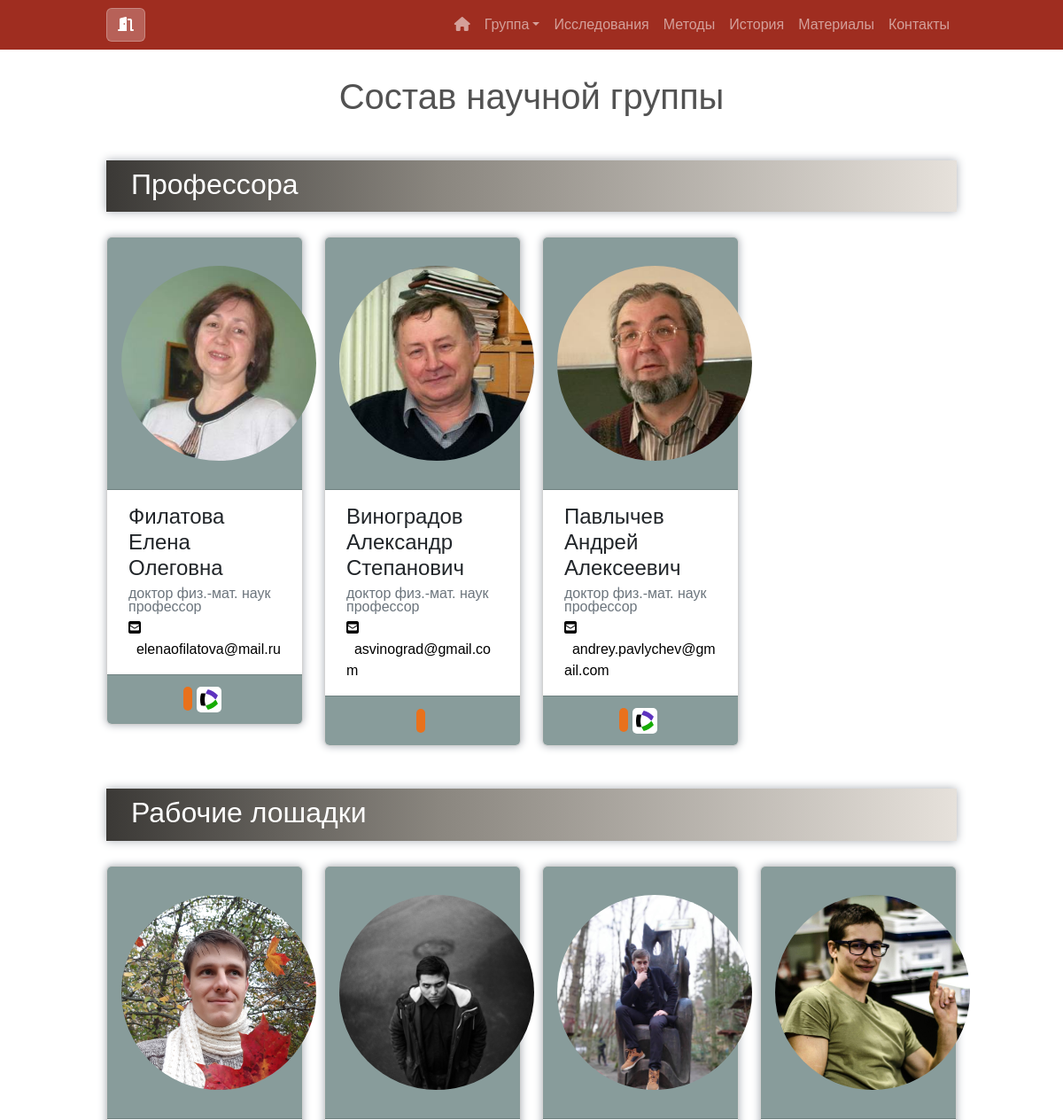
Page /employees (upper part) on the earlier database version.
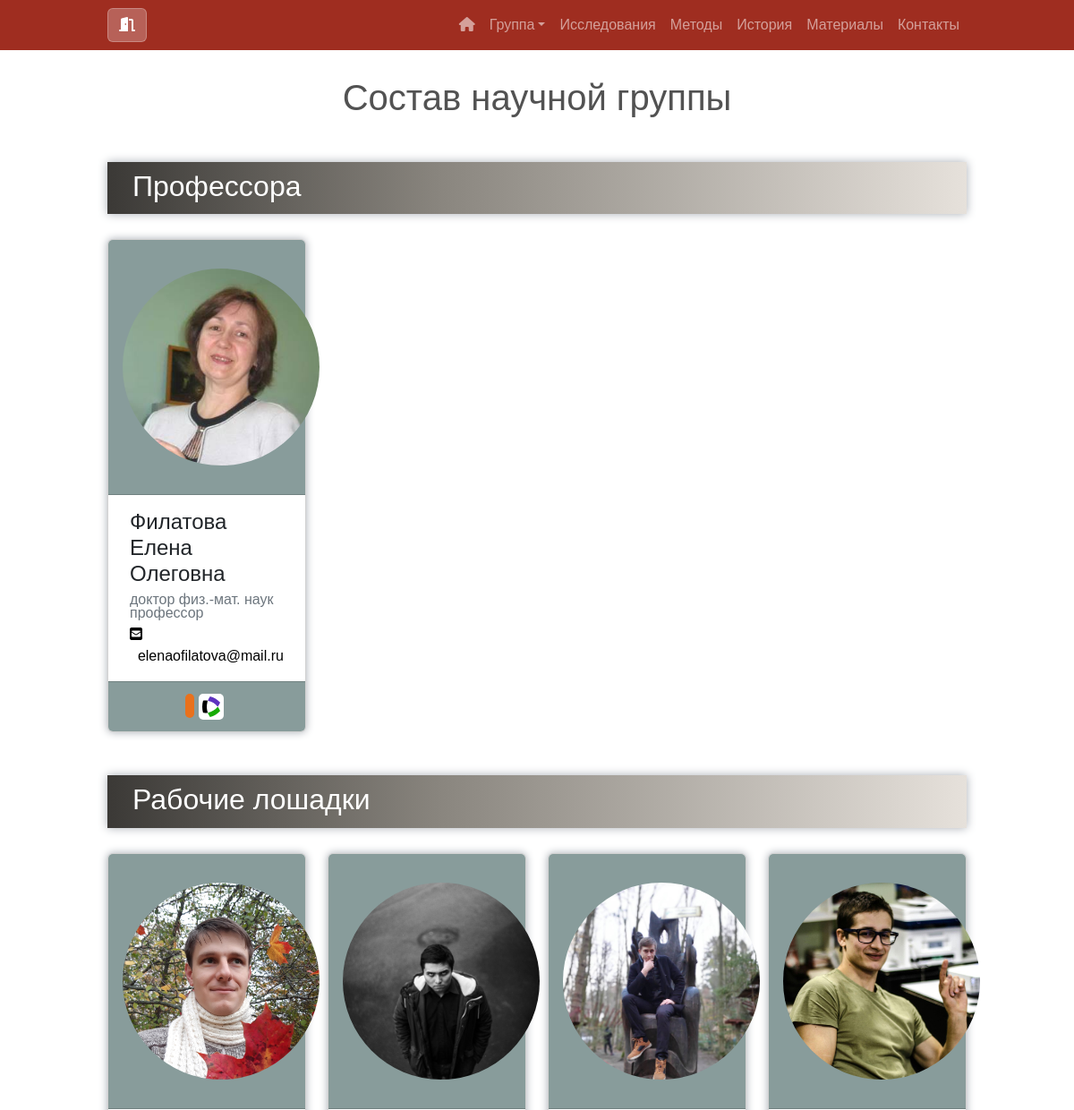
Same page on the later database version.
### basic_pages/models.py (models this page shows, shortened)
class Employee (db.Model):
    id = db.Column(db.Integer, primary_key=True, autoincrement=True)
    label = db.Column(db.String, nullable=False)
    name = db.Column(db.String, nullable=False)
    degree = db.Column(db.String, nullable=True)
    position = db.Column(db.String, nullable=False)
    img = db.Column(db.String, nullable=True)
    rg = db.Column(db.String, nullable=True)
    sc = db.Column(db.String, nullable=True)
    publons = db.Column(db.String, nullable=True)
    orcid = db.Column(db.String, nullable=True)
    phone = db.Column(db.String, nullable=True)
    email = db.Column(db.String(50), nullable=True)

### basic_pages/views.py (the view)
@basic.route('/employees')
def peoples():
    data_employees = {'professor': [], 'work_horse': [], 'student': []}
    data = db.session.query(Employee).all()
    for employee in data:
        data_employees[employee.label].append(employee)
    return render_template("employees.html", title="Состав лаборатории", data_employees=data_employees)

### main.py (called while the page is built)
@app.context_processor
def global_variables():
    login_form = LoginForm()
    return dict(login_form=login_form)

### templates/employees.html (shortened to what this page needs)
{% include "header.html" %}
<section id="Content">
    <div class="container-fluid">
        <h1 class="text-center">Состав научной группы</h1>
            {% set label_desc = {'professor': 'Профессора', 'work_horse': 'Рабочие лошадки', 'student': 'Студенты'} %}
            {% for label in data_employees %}
                <div class="employee-type-row row mt-5 mb-1 mx-0 pt-2 pb-1 px-3">
                <h2>{{ label_desc[label] }}</h2>
                </div>
                <div class="row">
                {% for employee in data_employees[label] %}
                    <div class="col-lg-3 col-md-6 col-sm-1 gy-4">
                        <div class="card employee-card">
                            <div class="card-header employee-card-header">
                                <div class="profile-img-box">
                                    <img src="{{ url_for('static', filename='img/{}'.format(employee.img)) }}" alt="profile image" class="img-fluid card-img-top">
                                </div>
                            </div>
                            <div class="card-body px-4 employee-card-body">
                                <div class="name-in-card">
                                    <h4 class="card-title mb-2">{{ employee.name }}</h4>
                                    {% if employee.degree %}
                                        <h6 class="card-subtitle text-secondary">{{ employee.degree }}</h6>
                                    {% endif %}
                                    {% if employee.position %}
                                        <h6 class="card-subtitle text-secondary">{{ employee.position }}</h6>
                                    {% endif %}
                                </div>
                                <p class="card-text">
                                    {% if employee.email %}
                                        <a class="mail-ref" href="mailto:{{ employee.email }}"><i class="fas fa-envelope-square"></i>&nbsp&nbsp{{ employee.email }}</a><br>
                                    {% endif %}
                                </p>
                            </div>
                            <div class="card-footer employee-card-footer d-flex justify-content-center align-items-center">
                                <p class="card-text">
                                    {% if employee.rg %}
                                        <a href="{{ employee.rg }}"></a>
                                    {% endif %}
                                    {% if employee.sc %}
                                        <a href="{{ employee.sc }}"><span class="iconify scopus" data-icon="simple-icons:scopus" data-inline="false"></span></a>
                                    {% endif %}
                                    {% if employee.publons %}
                                        <a href="{{ employee.publons }}"><img class="publons" src="{{ url_for('static', filename='icons/clarivate.svg') }}"></img></a>
                                    {% endif %}
                                    {% if employee.orcid %}
                                        <a href="{{ employee.orcid  }}"></a>
                                    {% endif %}
                                </p>
                            </div>
                        </div>
                    </div>
                {% endfor %}
                </div>
            {% endfor %}
    </div>
</section>
{% include "footer.html" %}

### templates/header.html (shortened to what this page needs)
<!DOCTYPE html>
<html lang="ru">
<head>
    <link href="https://cdn.jsdelivr.net/npm/bootstrap@5.3.2/dist/css/bootstrap.min.css" rel="stylesheet">
    <link href="../static/css/styles.css" rel="stylesheet">
</head>
<body>
<section id="Title">
    <header class="navbar navbar-expand-lg navbar-dark bd-gutter bg-primary fixed-top">
        <nav class="container-fluid">
            <button type="button" class="btn btn-primary" data-bs-toggle="modal" data-bs-target="#signIn">
              <i class="fas fa-door-open"></i>
            </button>
            <div class="navbar-collapse collapse justify-content-end" id="navbarNavAltMarkup">
                <ul class="navbar-nav">
                    <li class="nav-item">
                        <a class="nav-link" aria-current="page" href="{{ url_for('main.home_page') }}"><i class="fas fa-home"></i></a>
                    </li>
                    <li class="nav-item dropdown">
                        <a class="nav-link dropdown-toggle" data-bs-toggle="dropdown" href="#" role="button" aria-expanded="false">Группа</a>
                    </li>
                    <li class="nav-item"><a class="nav-link" href="{{ url_for('main.research') }}">Исследования</a></li>
                    <li class="nav-item"><a class="nav-link" href="{{ url_for('main.methods') }}">Методы</a></li>
                    <li class="nav-item"><a class="nav-link" href="{{ url_for('main.history') }}">История</a></li>
                    <li class="nav-item"><a class="nav-link" href="{{ url_for('main.gallery') }}">Материалы</a></li>
                    <li class="nav-item"><a class="nav-link" href="{{ url_for('main.contacts') }}">Контакты</a></li>
                </ul>
            </div>
        </nav>
    </header>
</section>

### templates/footer.html (shortened to what this page needs)
</body>
</html>

### static/css/styles.css (style rules this page uses)
body { font-family: 'Calibri', sans-serif !important; color: #525252; padding-top: 85px; }
a { text-decoration: none; color: black; }
.scopus, .r-gate, .publons, .orcid { margin-right: 0.3rem; color: white; width: 1.8em; height: 1.8em; border-radius: 5px; }
.scopus { background-color: #e9711c; padding: 5px; }
.publons { background-color: white; padding: 3px; }
.bg-primary { background-color: #9F2D20 !important; }
.employee-type-row { background: linear-gradient(90deg, rgba(59,57,54,1) 0%, rgba(138,134,127,1) 39%, rgba(230,225,219,1) 100%); color: white; }
.employee-card-footer, .employee-card-header { background-color: #889C9B; }
.employee-card-footer { height: 3.5rem; }
.btn-primary { background-color: rgba(255,255,255,.25) !important; border-color: rgba(255,255,255,.25) !important; }
.container-fluid { padding: 0 10%; }
.research-card, .employee-card, .publication-card, .method-card, .employee-type-row, .materials-box .card { box-shadow: 0px 0px 10px #A8ADB4; }
.name-in-card { height: 8rem; }
.profile-img-box { overflow: hidden; border-radius: 50%; width: 220px; height: 220px; margin: 1.5rem auto; }
.profile-img-box img { width: 100%; height: 100%; object-fit: cover; object-position: 0 0; }

Differences in the rows shown:
removed Employee: img (picture), name "Виноградов Александр Степанович", degree "доктор физ.-мат. наук", position "профессор", email "asvinograd@gmail.com", shown under "Профессора"
removed Employee: img (picture), name "Павлычев Андрей Алексеевич", degree "доктор физ.-мат. наук", position "профессор", email "andrey.pavlychev@gmail.com", shown under "Профессора"
